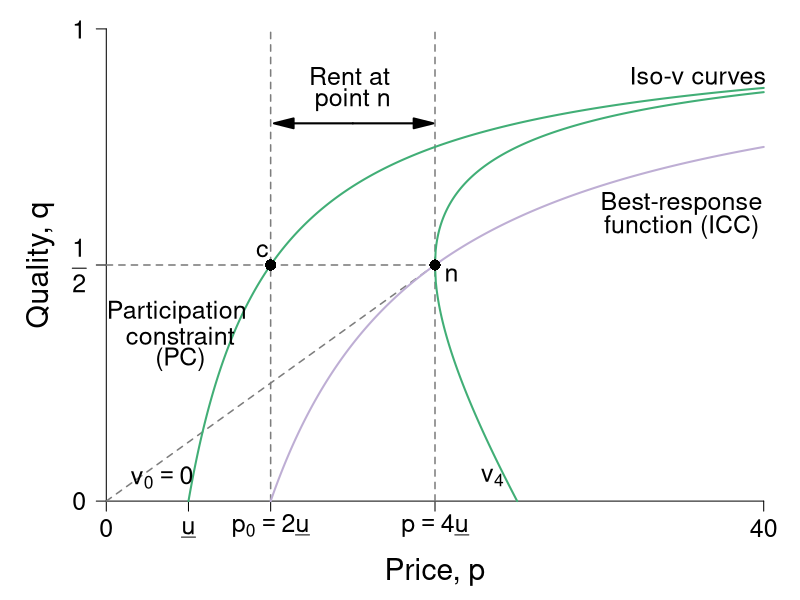

R code for this plot:
#' Graph Designer: Scott Cohn
#' Authors: Bowles and Halliday
#' Title: Coordination, Conflict and Competition: A Text in Microeconomics

require(ggplot2)
require(shape)
pdf(file = "information_power/iso_vmap_b.pdf", width = 9, height = 7)

#Set parameters for graphics
pointsize <- 1.8
axislabelsize <- 1.8
labelsize <- 1.5
namesize <- 1.8
annotatesize <- 1.5
graphlinewidth <- 2
segmentlinewidth <- 1.5

COL <- c("#7fc97f", "#beaed4", "#fdc086", "#ffff99", "#386cb0", "#f0027f", "#bf5b17", "#666666")
COLA <- c("#e0f3db", "#99d8c9","#66c2a4","#41ae76", "#238b45", "#005824")
COLB <- c("#c6dbef", "#4eb3d3", "#2b8cbe", "#0868ac","#084081")
COLC <- c("#fcfbfd", "#efedf5", "#dadaeb", "#bcbddc", "#9e9ac8", "#807dba", "#6a51a3", "#54278f", "#3f007d")
grays <- gray.colors(25, start = 1, end = 0)


#The equation is below when v = 0. See Wolfram Alpha output. 
isov <- function(p, delta = 5) {
  (p - delta)/p
}

isovhigh1 <- function(p, delta = 5, v = 5){
  (sqrt(p^2 - 4 * delta * v) - p + 2*v)/( 2 * v )
}

isovlow1 <- function(p, delta = 5, v = 5){
  (-sqrt(p^2 - 4 * delta * v) - p + 2*v)/( 2 * v )
}

isovhigh2 <- function(p, delta = 5, v = 10){
  (sqrt(p^2 - 4 * delta * v) - p + 2*v)/( 2 * v )
}

isovlow2 <- function(p, delta = 5, v = 10){
  (-sqrt(p^2 - 4 * delta * v) - p + 2*v)/( 2 * v )
}

isovhigh3 <- function(p, delta = 5, v = 15){
  (sqrt(p^2 - 4 * delta * v) - p + 2*v)/( 2 * v )
}

isovlow3 <- function(p, delta = 5, v = 15){
  (-sqrt(p^2 - 4 * delta * v) - p + 2*v)/( 2 * v )
}

brfFn <- function(p, delta = 5) {
  1 - (2*delta) /p
}

#This is evaluated for p = 12; q = 12/(8*sqrt(12^2 - 4*delta1*v1)) - 1/8 for the slope
#At p = 12; q = (-sqrt(12^2 - 4*v1*delta1) - 12 + 2*v1)/(2*v1) = 0.799
tangencyLine <- function(p){
  (p*(0.05))
}


par(mar =  c(4, 4, .5, .5))

xlims <- c(0, 40)
ylims <- c(0, 1)

plot(0, 0, xlim = xlims, ylim = ylims, type = "n",
     xlab = "",
     ylab = "",
     xaxt = "n", yaxt = "n", cex.lab = axislabelsize, bty = "n")

mtext(expression(paste("Price, ", p)), side = 1, line = 2.5, cex = axislabelsize)
text(-4, ylims[2] - 0.5*(ylims[2] - ylims[1]), expression(paste("Quality, ", q)), xpd = TRUE, cex = axislabelsize, srt = 90) 

npts <- 500 
npts2 <- 501
#Specify the sequences of points for graphing. 
xx0 <- seq(5, xlims[2], length.out = npts)
xx1 <- seq(10, xlims[2], length.out = npts)
xx2 <- seq(xlims[1], 15, length.out = npts)
xx3 <- seq(10, xlims[2], length.out = npts2)
xx4 <- seq(xlims[1], 10, length.out = npts2)
#For below, I solved sqrt(p^2 - 200) - p + 200/p = 0, getting p = 10*sqrt(2) = 14.14214
xx5 <- seq(14.14214, xlims[2], length.out = npts2)
xx6 <- seq(14.14214, 15, length.out = npts2)
xx7 <- seq(20, xlims[2], length.out = npts2)
xx8 <- seq(xlims[1], 25, length.out = npts2)

#Customize ticks and labels for the plot
ticksy <- c(0, 0.5, 1)
ylabels <- c(0, expression(paste(frac(1,2))), 1)
ticksx <- c(0, 5, 10, 20, 40)
xlabels <- c(0, expression(paste(underline("u"))), expression(paste(p[0] == 2*underline("u"))), expression(paste(p == 4*underline("u"))) , 40)
axis(1, at = ticksx, pos = 0, labels = xlabels, cex.axis = labelsize)
axis(2, at = ticksy, pos = 0, labels = ylabels, las = 1, cex.axis = labelsize)

#Lines for the coordinates of the Nash equilbrium
segments(0, 0, 20, 0.5, lty = 2, col = grays[20], lwd = segmentlinewidth)
segments(10, 0, 10, 1, lty = 2, col = grays[20], lwd = segmentlinewidth)
segments(20, 0, 20, 1, lty = 2, col = grays[20], lwd = segmentlinewidth)
segments(0, 0.5, 20, 0.5, lty = 2, col = grays[20], lwd = segmentlinewidth)

#Draw the lines for the graphs
#lines(xx2, tangencyLine(xx2), col = grays[20], lwd = segmentlinewidth, lty = 2)
lines(xx0, isov(xx0, delta = 5), col = COLA[4], lwd = graphlinewidth)
lines(xx1, brfFn(xx1), col = COL[2], lwd = graphlinewidth)
#lines(xx3, isovhigh1(xx3, v = 5, delta = 5), col = COLA[4], lwd = graphlinewidth)
#lines(xx4, isovlow1(xx4, v = 5, delta = 5), col = COLA[4], lwd = graphlinewidth)
#lines(xx5, isovhigh2(xx5, v = 10, delta = 5), col = COLA[4], lwd = graphlinewidth)
#lines(xx6, isovlow2(xx6, v = 10, delta = 5), col = COLA[4], lwd = graphlinewidth)
lines(xx7, isovhigh3(xx7, v = 20, delta = 5), col = COLA[4], lwd = graphlinewidth)
lines(xx8, isovlow3(xx8, v = 20, delta = 5), col = COLA[4], lwd = graphlinewidth)

#Annotation of the three graphs and the NE
text(3.4, 0.05, expression(paste(v[0] == 0)), cex = annotatesize)
#text(9.0, 0.05, expression(paste(v[1])), cex = annotatesize)
#text(14, 0.05, expression(paste(v[2])), cex = annotatesize)
text(23.5, 0.05, expression(paste(v[4])), cex = annotatesize)
text(21, 0.48, expression(paste("n")), cex = annotatesize)
text(35, 0.63, expression(paste("Best-response")), cex = annotatesize)
text(35, 0.58, expression(paste("function (ICC)")), cex = annotatesize)
text(36, 0.9, expression(paste("Iso-v curves")), cex = annotatesize)
text(4.5, 0.4, expression(paste("Participation ")), cex = annotatesize)
text(4.5, 0.35, expression(paste("constraint")), cex = annotatesize)
text(4.5, 0.3, expression(paste("(PC)")), cex = annotatesize)

#Arrows and rent label
Arrows(15, 0.8, 19.3, 0.8,  col = "black", lty = 1, lwd = 2, arr.type = "triangle")
Arrows(15, 0.8, 10.8, 0.8,  col = "black", lty = 1, lwd = 2, arr.type = "triangle")
text(14.8, 0.9, expression(paste("Rent at")), cex = annotatesize)
text(15, 0.85, expression(paste("point n")), cex = annotatesize)

#Add a point for the NE
points(20, 0.5, pch = 16, col = "black", cex = 1.5)


#Add a point for b
points(10, 0.5, pch = 16, col = "black", cex = 1.5)
text(9.5, 0.53, expression(paste("c")), cex = annotatesize)

#Add a point for d
#Figure out q for p = 14.14214: q = 1 - 2delta/p = 1 - (2*5)/14.14214 =  0.2928934
#points(14.14214, 0.2928934, pch = 16, col = "black", cex = 1.5)
#text(15, 0.2928934, expression(paste("d")), cex = annotatesize)

dev.off()
